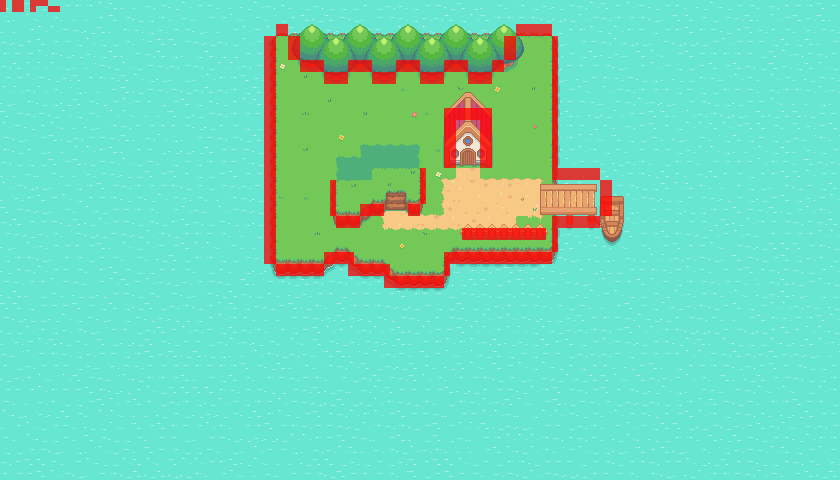

A 2D game scene composited from a Tiled map and its tileset images. What follows is a short description and the map's XML, with each tile layer's data collapsed to a summary:
An orthogonal 70x40 tile map with 12x12 px tiles, 13 tile layers (Water, Island, Paths, Plateau, ...), 2 tilesets.

<map version="1.8" tiledversion="1.8.2" orientation="orthogonal" renderorder="right-down" width="70" height="40" tilewidth="12" tileheight="12" infinite="0" nextlayerid="18" nextobjectid="1">
 <editorsettings>
  <export target="Data/TestMap.js" format="js" />
 </editorsettings>
 <tileset firstgid="1" source="Tiled/TileSet.tsx" />
 <tileset firstgid="1025" source="Tiled/CollisionsTileSet.tsx" />
 <layer id="1" name="Water" width="70" height="40">
  <data>[2800 cells, 2800 non-empty, 9 distinct tile ids]</data>
 </layer>
 <layer id="2" name="Island" width="70" height="40">
  <data>[2800 cells, 563 non-empty, 69 distinct tile ids]</data>
 </layer>
 <layer id="10" name="Paths" width="70" height="40">
  <data>[2800 cells, 72 non-empty, 20 distinct tile ids]</data>
 </layer>
 <layer id="3" name="Plateau" width="70" height="40">
  <data>[2800 cells, 51 non-empty, 49 distinct tile ids]</data>
 </layer>
 <group id="17" name="Objects">
  <layer id="5" name="GrassAndFlowers" width="70" height="40">
   <data>[2800 cells, 32 non-empty, 24 distinct tile ids]</data>
  </layer>
  <layer id="13" name="Fence" width="70" height="40">
   <data>[2800 cells, 16 non-empty, 8 distinct tile ids]</data>
  </layer>
  <layer id="8" name="Trees1" width="70" height="40">
   <data>[2800 cells, 80 non-empty, 16 distinct tile ids]</data>
  </layer>
  <layer id="9" name="Trees2" width="70" height="40">
   <data>[2800 cells, 64 non-empty, 16 distinct tile ids]</data>
  </layer>
  <layer id="12" name="House" width="70" height="40">
   <data>[2800 cells, 41 non-empty, 41 distinct tile ids]</data>
  </layer>
  <layer id="14" name="Dock" width="70" height="40">
   <data>[2800 cells, 42 non-empty, 42 distinct tile ids]</data>
  </layer>
 </group>
 <layer id="15" name="Collisions" width="70" height="40" opacity="0.75">
  <data>[2800 cells, 137 non-empty, 5 distinct tile ids]</data>
 </layer>
 <layer id="11" name="BattleZones" width="70" height="40">
  <data>[2800 cells, 15 non-empty, 7 distinct tile ids]</data>
 </layer>
 <layer id="16" name="ForegroundObjects" width="70" height="40">
  <data>[2800 cells, 20 non-empty, 16 distinct tile ids]</data>
 </layer>
</map>
